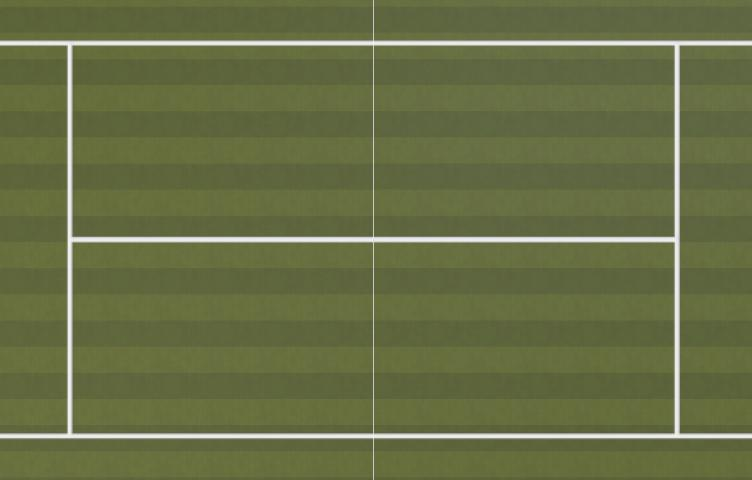
%> input picture development/testImages/leftEmptyCourt.jpg, 752 x 480 px
$ octave MatlabClient_3.m   (GNU Octave 9; MATLAB toolbox functions it lacks are replaced by stand-ins)
%> lines starting %> are read from the running program, lines starting %| are printed output that depends on the picture
% MatlabClient_3 Connest to a Zynq server and continuously awaits a request
% from server for a frame at time t

%%%%%%%%%%%%%%%%%%%%%%%%%%%%%%%%%%%%%%%%%%%%%%%%%%%%%%%%%%%%%%%%%%%%%%%%%%%
% CLIENT INITIALIZATION
%%%%%%%%%%%%%%%%%%%%%%%%%%%%%%%%%%%%%%%%%%%%%%%%%%%%%%%%%%%%%%%%%%%%%%%%%%%
% Image Transfer Dimensions
width = 752;
height = 480;

% Initialize the camera intrinsics and extrinsics
b = 100;          % baseline [mm]
f = 2.56;         % focal length [mm]
ps = 0.006;       % pixel size [mm]
xNumPix = 752;    % total number of pixels in x direction of the sensor [px]
cxLeft = xNumPix / 2;  % left camera x center [px]
cxRight = xNumPix / 2; % right camera x center [px]
cameraHeight = 9; % camera height [m]

% Function to preprocess images (convert to grayscale)
preprocessImage = @(img) rgb2gray(img);

% Get and save Empty Court images (Left/Right).
emptyLeftImage = imread("../../testImages/LeftEmptyCourt.jpg");
%> emptyLeftImage is the input picture: size 480x752x3 uint8; mean R, G, B 103.8, 111.3, 69.3
emptyRightImage = imread("../../testImages/rightEmptyCourt.jpg");
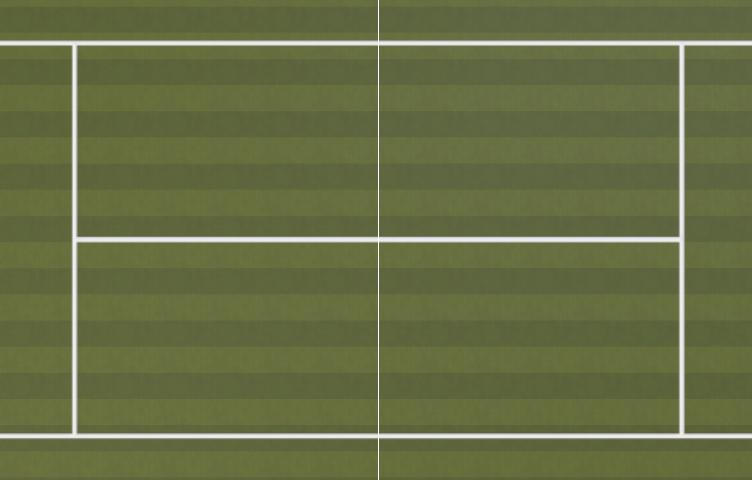
%> input picture development/testImages/rightEmptyCourt.jpg, 752 x 480 px
%> emptyRightImage is the input picture: size 480x752x3 uint8; mean R, G, B 103.9, 111.3, 69.4
emptyLeftGray = preprocessImage(emptyLeftImage);
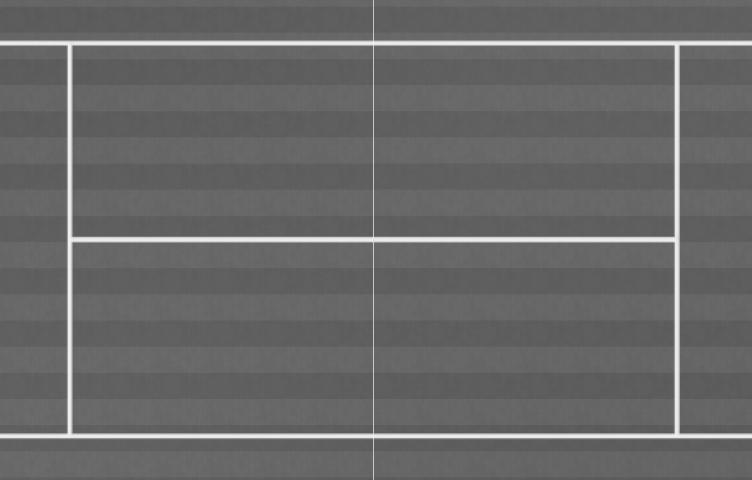
%> emptyLeftGray: size 480x752 uint8; min 87, max 254, mean 104.2
emptyRightGray = preprocessImage(emptyRightImage);
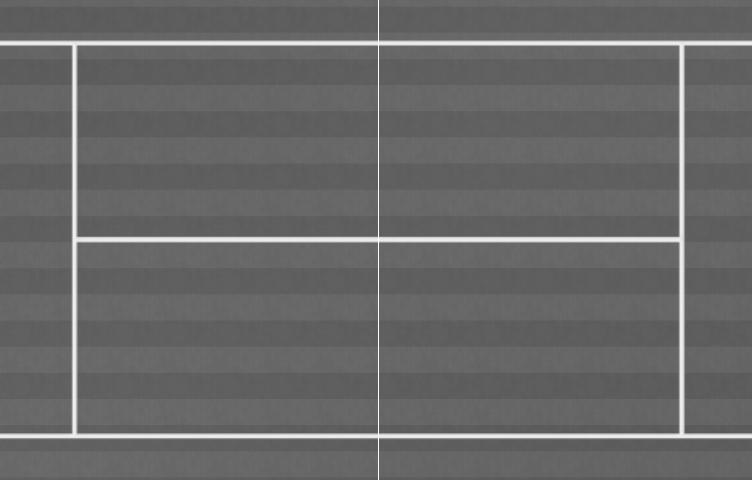
%> emptyRightGray: size 480x752 uint8; min 83, max 255, mean 104.2


%Connect to sever
server_ip   = '129.21.40.218';     % IP address of the server -NEEDS CHANGE

% NO CHNAGE
server_port = 9999;                % Server Port of the sever
%> (the run ends here)
